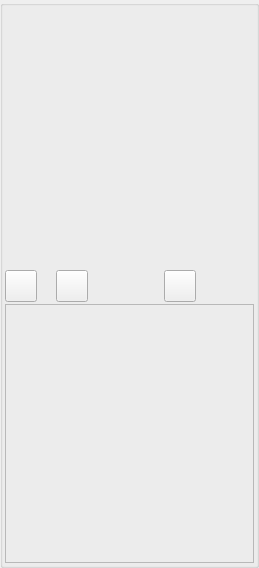
<?xml version="1.0" encoding="UTF-8"?>
<ui version="4.0">
 <class>AppletMultiMessengerUi</class>
 <widget class="QWidget" name="AppletMultiMessengerUi">
  <property name="geometry">
   <rect>
    <x>0</x>
    <y>0</y>
    <width>259</width>
    <height>568</height>
   </rect>
  </property>
  <property name="sizePolicy">
   <sizepolicy hsizetype="Expanding" vsizetype="Expanding">
    <horstretch>0</horstretch>
    <verstretch>0</verstretch>
   </sizepolicy>
  </property>
  <property name="minimumSize">
   <size>
    <width>0</width>
    <height>0</height>
   </size>
  </property>
  <property name="maximumSize">
   <size>
    <width>16777215</width>
    <height>16777215</height>
   </size>
  </property>
  <property name="windowTitle">
   <string>Dialog</string>
  </property>
  <layout class="QGridLayout" name="gridLayout_2">
   <property name="leftMargin">
    <number>0</number>
   </property>
   <property name="topMargin">
    <number>0</number>
   </property>
   <property name="rightMargin">
    <number>0</number>
   </property>
   <property name="bottomMargin">
    <number>0</number>
   </property>
   <property name="spacing">
    <number>0</number>
   </property>
   <item row="0" column="0">
    <widget class="QGroupBox" name="StyledDlgItemsBox">
     <property name="sizePolicy">
      <sizepolicy hsizetype="Expanding" vsizetype="Expanding">
       <horstretch>0</horstretch>
       <verstretch>0</verstretch>
      </sizepolicy>
     </property>
     <property name="minimumSize">
      <size>
       <width>0</width>
       <height>0</height>
      </size>
     </property>
     <property name="title">
      <string/>
     </property>
     <layout class="QVBoxLayout" name="verticalLayout">
      <property name="spacing">
       <number>2</number>
      </property>
      <property name="leftMargin">
       <number>2</number>
      </property>
      <property name="topMargin">
       <number>2</number>
      </property>
      <property name="rightMargin">
       <number>2</number>
      </property>
      <property name="bottomMargin">
       <number>2</number>
      </property>
      <item>
       <widget class="GuiUserMultiListWidget" name="m_UserListWidget" native="true">
        <property name="sizePolicy">
         <sizepolicy hsizetype="Expanding" vsizetype="Expanding">
          <horstretch>0</horstretch>
          <verstretch>0</verstretch>
         </sizepolicy>
        </property>
       </widget>
      </item>
      <item>
       <widget class="QFrame" name="m_ResponseFrame">
        <property name="sizePolicy">
         <sizepolicy hsizetype="Expanding" vsizetype="Preferred">
          <horstretch>0</horstretch>
          <verstretch>0</verstretch>
         </sizepolicy>
        </property>
        <property name="frameShape">
         <enum>QFrame::NoFrame</enum>
        </property>
        <property name="frameShadow">
         <enum>QFrame::Raised</enum>
        </property>
        <layout class="QHBoxLayout" name="horizontalLayout_2">
         <property name="leftMargin">
          <number>0</number>
         </property>
         <property name="topMargin">
          <number>0</number>
         </property>
         <property name="rightMargin">
          <number>0</number>
         </property>
         <property name="bottomMargin">
          <number>0</number>
         </property>
         <item>
          <widget class="VxPushButton" name="m_AcceptOfferButton">
           <property name="sizePolicy">
            <sizepolicy hsizetype="Fixed" vsizetype="Fixed">
             <horstretch>0</horstretch>
             <verstretch>0</verstretch>
            </sizepolicy>
           </property>
           <property name="minimumSize">
            <size>
             <width>32</width>
             <height>32</height>
            </size>
           </property>
           <property name="maximumSize">
            <size>
             <width>32</width>
             <height>32</height>
            </size>
           </property>
           <property name="text">
            <string notr="true"/>
           </property>
           <property name="iconSize">
            <size>
             <width>32</width>
             <height>32</height>
            </size>
           </property>
          </widget>
         </item>
         <item>
          <widget class="QLabel" name="m_AcceptLabel">
           <property name="text">
            <string/>
           </property>
          </widget>
         </item>
         <item>
          <widget class="VxPushButton" name="m_RejectOfferButton">
           <property name="minimumSize">
            <size>
             <width>32</width>
             <height>32</height>
            </size>
           </property>
           <property name="maximumSize">
            <size>
             <width>32</width>
             <height>32</height>
            </size>
           </property>
           <property name="text">
            <string notr="true"/>
           </property>
           <property name="iconSize">
            <size>
             <width>32</width>
             <height>32</height>
            </size>
           </property>
          </widget>
         </item>
         <item>
          <widget class="QLabel" name="m_RejectLabel">
           <property name="text">
            <string/>
           </property>
          </widget>
         </item>
         <item>
          <widget class="QFrame" name="m_HangupSessionFrame">
           <property name="sizePolicy">
            <sizepolicy hsizetype="Expanding" vsizetype="Fixed">
             <horstretch>0</horstretch>
             <verstretch>0</verstretch>
            </sizepolicy>
           </property>
           <property name="minimumSize">
            <size>
             <width>0</width>
             <height>32</height>
            </size>
           </property>
           <property name="maximumSize">
            <size>
             <width>16777215</width>
             <height>32</height>
            </size>
           </property>
           <property name="frameShape">
            <enum>QFrame::NoFrame</enum>
           </property>
           <property name="frameShadow">
            <enum>QFrame::Raised</enum>
           </property>
           <layout class="QGridLayout" name="gridLayout">
            <property name="leftMargin">
             <number>0</number>
            </property>
            <property name="topMargin">
             <number>0</number>
            </property>
            <property name="rightMargin">
             <number>0</number>
            </property>
            <property name="bottomMargin">
             <number>0</number>
            </property>
            <property name="spacing">
             <number>0</number>
            </property>
            <item row="0" column="0">
             <widget class="VxPushButton" name="m_HangupSessionButton">
              <property name="sizePolicy">
               <sizepolicy hsizetype="Fixed" vsizetype="Fixed">
                <horstretch>0</horstretch>
                <verstretch>0</verstretch>
               </sizepolicy>
              </property>
              <property name="minimumSize">
               <size>
                <width>32</width>
                <height>32</height>
               </size>
              </property>
              <property name="maximumSize">
               <size>
                <width>32</width>
                <height>32</height>
               </size>
              </property>
              <property name="text">
               <string notr="true"/>
              </property>
              <property name="iconSize">
               <size>
                <width>32</width>
                <height>32</height>
               </size>
              </property>
             </widget>
            </item>
           </layout>
          </widget>
         </item>
        </layout>
       </widget>
      </item>
      <item>
       <widget class="QFrame" name="m_SessionFrame">
        <property name="frameShape">
         <enum>QFrame::StyledPanel</enum>
        </property>
        <property name="frameShadow">
         <enum>QFrame::Raised</enum>
        </property>
        <layout class="QVBoxLayout" name="verticalLayout_2">
         <property name="spacing">
          <number>2</number>
         </property>
         <property name="leftMargin">
          <number>1</number>
         </property>
         <property name="topMargin">
          <number>1</number>
         </property>
         <property name="rightMargin">
          <number>1</number>
         </property>
         <property name="bottomMargin">
          <number>1</number>
         </property>
         <item>
          <widget class="VidWidget" name="m_VidWidget" native="true">
           <property name="sizePolicy">
            <sizepolicy hsizetype="Expanding" vsizetype="Expanding">
             <horstretch>0</horstretch>
             <verstretch>0</verstretch>
            </sizepolicy>
           </property>
           <property name="maximumSize">
            <size>
             <width>16777215</width>
             <height>16777215</height>
            </size>
           </property>
          </widget>
         </item>
         <item>
          <widget class="SessionWidget" name="m_SessionWidget" native="true">
           <property name="sizePolicy">
            <sizepolicy hsizetype="Expanding" vsizetype="Expanding">
             <horstretch>0</horstretch>
             <verstretch>0</verstretch>
            </sizepolicy>
           </property>
          </widget>
         </item>
        </layout>
       </widget>
      </item>
     </layout>
    </widget>
   </item>
  </layout>
 </widget>
 <customwidgets>
  <customwidget>
   <class>VxPushButton</class>
   <extends>QPushButton</extends>
   <header>VxPushButton.h</header>
  </customwidget>
  <customwidget>
   <class>VidWidget</class>
   <extends>QWidget</extends>
   <header location="global">VidWidget.h</header>
   <container>1</container>
  </customwidget>
  <customwidget>
   <class>SessionWidget</class>
   <extends>QWidget</extends>
   <header>SessionWidget.h</header>
   <container>1</container>
  </customwidget>
  <customwidget>
   <class>GuiUserMultiListWidget</class>
   <extends>QWidget</extends>
   <header>GuiUserMultiListWidget.h</header>
   <container>1</container>
  </customwidget>
 </customwidgets>
 <resources/>
 <connections/>
</ui>
